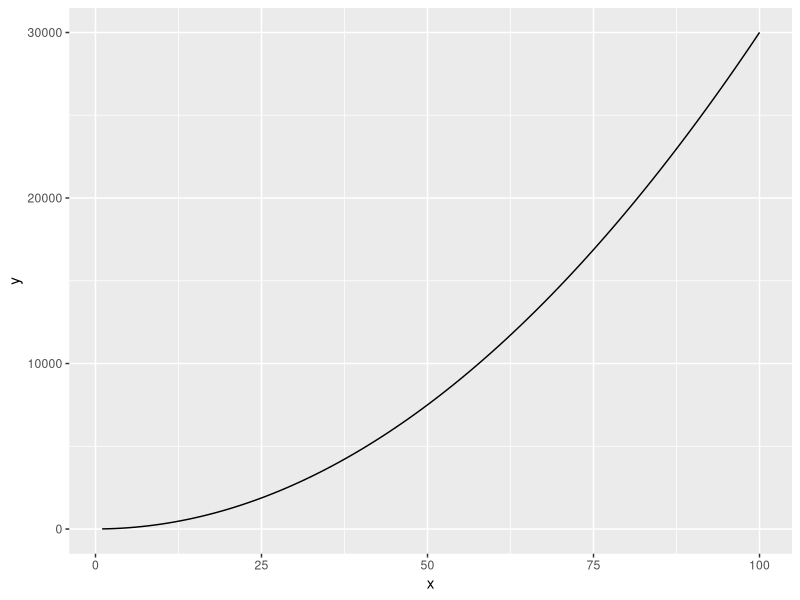
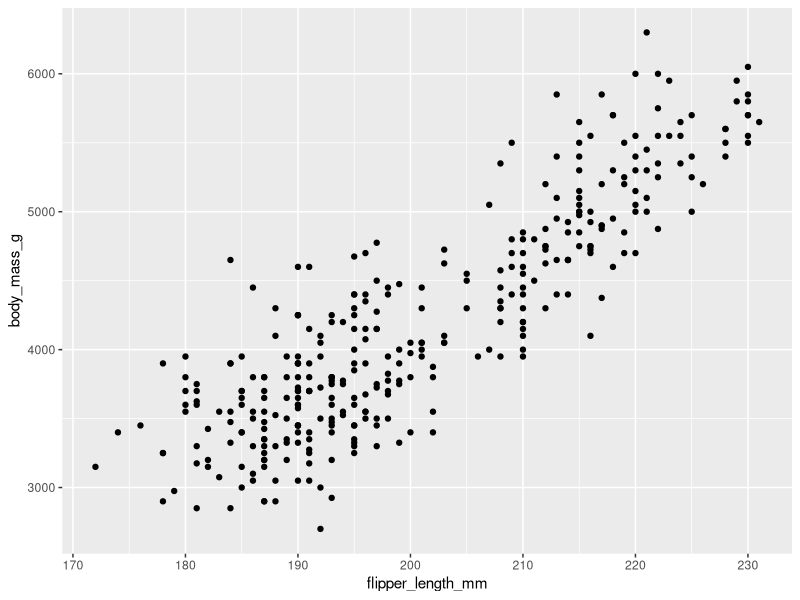

Here is the R script that generated these plots, in order:
## ---- chunk 1
library(tidyverse)
library(palmerpenguins)
## ---- chunk 2
fx = function(x) {3 * x ^ 2 + 4}

ggplot(data.frame(x = c(1, 100)), aes(x = x)) + geom_function(fun = fx)
## ---- chunk 3
fxyz = expression(2 * x * y + 3 * (x ^ 2) * (z ^ 3))

dfdy = D(fxyz, 'y')

dfdy
## ---- chunk 4
ggplot(data = penguins, aes(x = flipper_length_mm, y = body_mass_g)) +
  geom_point()
